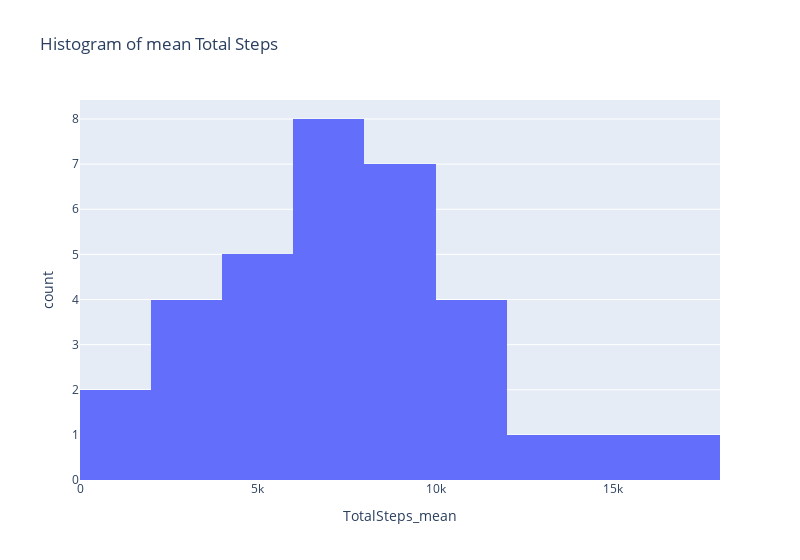

The cell this chart's notebook holds for it:
### Code cell
fig = px.histogram(
    dailyActivity_agg, 
    x='TotalSteps_mean',
    nbins=15,
    title='Histogram of mean Total Steps',
    width=800
    )
fig.show()

### Figure 1 — Plotly figure (JSON) as saved in the notebook; plotly's stock layout.template omitted (floating-point values rounded to 4 significant figures)
{"data": [{"alignmentgroup": "True", "bingroup": "x", "hovertemplate": "TotalSteps_mean=%{x}<br>count=%{y}<extra></extra>", "legendgroup": "", "marker": {"color": "#636efa", "pattern": {"shape": ""}}, "name": "", "nbinsx": 15, "offsetgroup": "", "orientation": "v", "showlegend": false, "type": "histogram", "x": [12120.0, 5744.0, 7283.0, 2580.0, 916.1, 11370.0, 5567.0, 4717.0, 9520.0, 7556.0, 6862.0, 10980.0, 2267.0, 3838, 7269.0, 10810.0, 4797.0, 7685.0, 8572.0, 8613.0, 8304.0, 7047.0, 5650.0, 2520.0, 9795.0, 11320.0, 9372.0, 14760.0, 6482.0, 8718.0, 7199.0, 1854.0, 16040.0], "xaxis": "x", "yaxis": "y"}], "layout": {"barmode": "relative", "legend": {"tracegroupgap": 0}, "title": {"text": "Histogram of mean Total Steps"}, "width": 800, "xaxis": {"anchor": "y", "domain": [0, 1], "title": {"text": "TotalSteps_mean"}}, "yaxis": {"anchor": "x", "domain": [0, 1], "title": {"text": "count"}}}}
